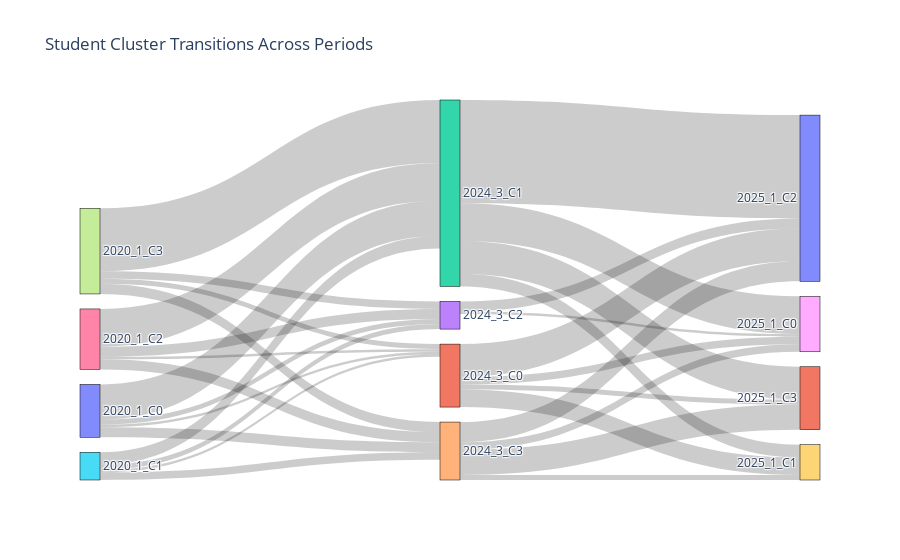

Notebook code for this chart:
### Code cell
import plotly.graph_objects as go

def plot_cluster_transition_sankey(clustered_students_by_period):
    """
    Plot a Sankey diagram showing student transitions between clusters across periods.
    
    Parameters:
    -----------
    clustered_students_by_period : dict
        Dictionary where keys are period names and values are DataFrames with 'user_id' and 'cluster' columns.
    """
    # Step 1: Sort periods chronologically
    sorted_periods = sorted(clustered_students_by_period.keys())
    
    # Step 2: Build a long-format DataFrame: rows = (user_id, period, cluster)
    records = []
    for period in sorted_periods:
        df = clustered_students_by_period[period]
        for _, row in df[['user_id', 'cluster']].dropna().iterrows():
            records.append((row['user_id'], period, int(row['cluster'])))
    
    transition_df = pd.DataFrame(records, columns=['user_id', 'period', 'cluster'])
    
    # Step 3: Pivot table where each row is a user and each column is their cluster in a given period
    pivot = transition_df.pivot(index='user_id', columns='period', values='cluster')

    # Step 4: Build source–target–value for each pair of adjacent periods
    label_list = []
    label_index = {}
    source = []
    target = []
    value = []

    for i in range(len(sorted_periods) - 1):
        p1, p2 = sorted_periods[i], sorted_periods[i + 1]

        transitions = pivot[[p1, p2]].dropna()
        transitions = transitions.astype(int)

        for (c1, c2), count in transitions.groupby([p1, p2]).size().items():
            label1 = f"{p1}_C{c1}"
            label2 = f"{p2}_C{c2}"

            for label in (label1, label2):
                if label not in label_index:
                    label_index[label] = len(label_list)
                    label_list.append(label)

            source.append(label_index[label1])
            target.append(label_index[label2])
            value.append(count)

    # Step 5: Plot using Plotly
    fig = go.Figure(data=[go.Sankey(
        node=dict(
            pad=15,
            thickness=20,
            line=dict(color="black", width=0.5),
            label=label_list
        ),
        link=dict(
            source=source,
            target=target,
            value=value
        )
    )])

    fig.update_layout(title_text="Student Cluster Transitions Across Periods", font_size=12)
    fig.show()

plot_cluster_transition_sankey(clustered_students_by_period)

### Figure 1 — Plotly figure (JSON) as saved in the notebook; plotly's stock layout.template omitted (floating-point values rounded to 4 significant figures)
{"data": [{"link": {"source": [0, 0, 0, 0, 5, 5, 5, 5, 6, 6, 6, 6, 7, 7, 7, 7, 1, 1, 1, 1, 2, 2, 2, 2, 3, 3, 4, 4, 4, 4], "target": [1, 2, 3, 4, 1, 2, 3, 4, 1, 2, 3, 4, 1, 2, 3, 4, 8, 9, 10, 11, 8, 9, 10, 11, 8, 10, 8, 9, 10, 11], "value": [1, 14, 2, 4, 1, 5, 2, 3, 1, 15, 4, 4, 2, 25, 3, 4, 3, 7, 13, 2, 15, 5, 41, 13, 1, 4, 3, 2, 8, 10]}, "node": {"label": ["2020_1_C0", "2024_3_C0", "2024_3_C1", "2024_3_C2", "2024_3_C3", "2020_1_C1", "2020_1_C2", "2020_1_C3", "2025_1_C0", "2025_1_C1", "2025_1_C2", "2025_1_C3"], "line": {"color": "black", "width": 0.5}, "pad": 15, "thickness": 20}, "type": "sankey"}], "layout": {"font": {"size": 12}, "title": {"text": "Student Cluster Transitions Across Periods"}}}
